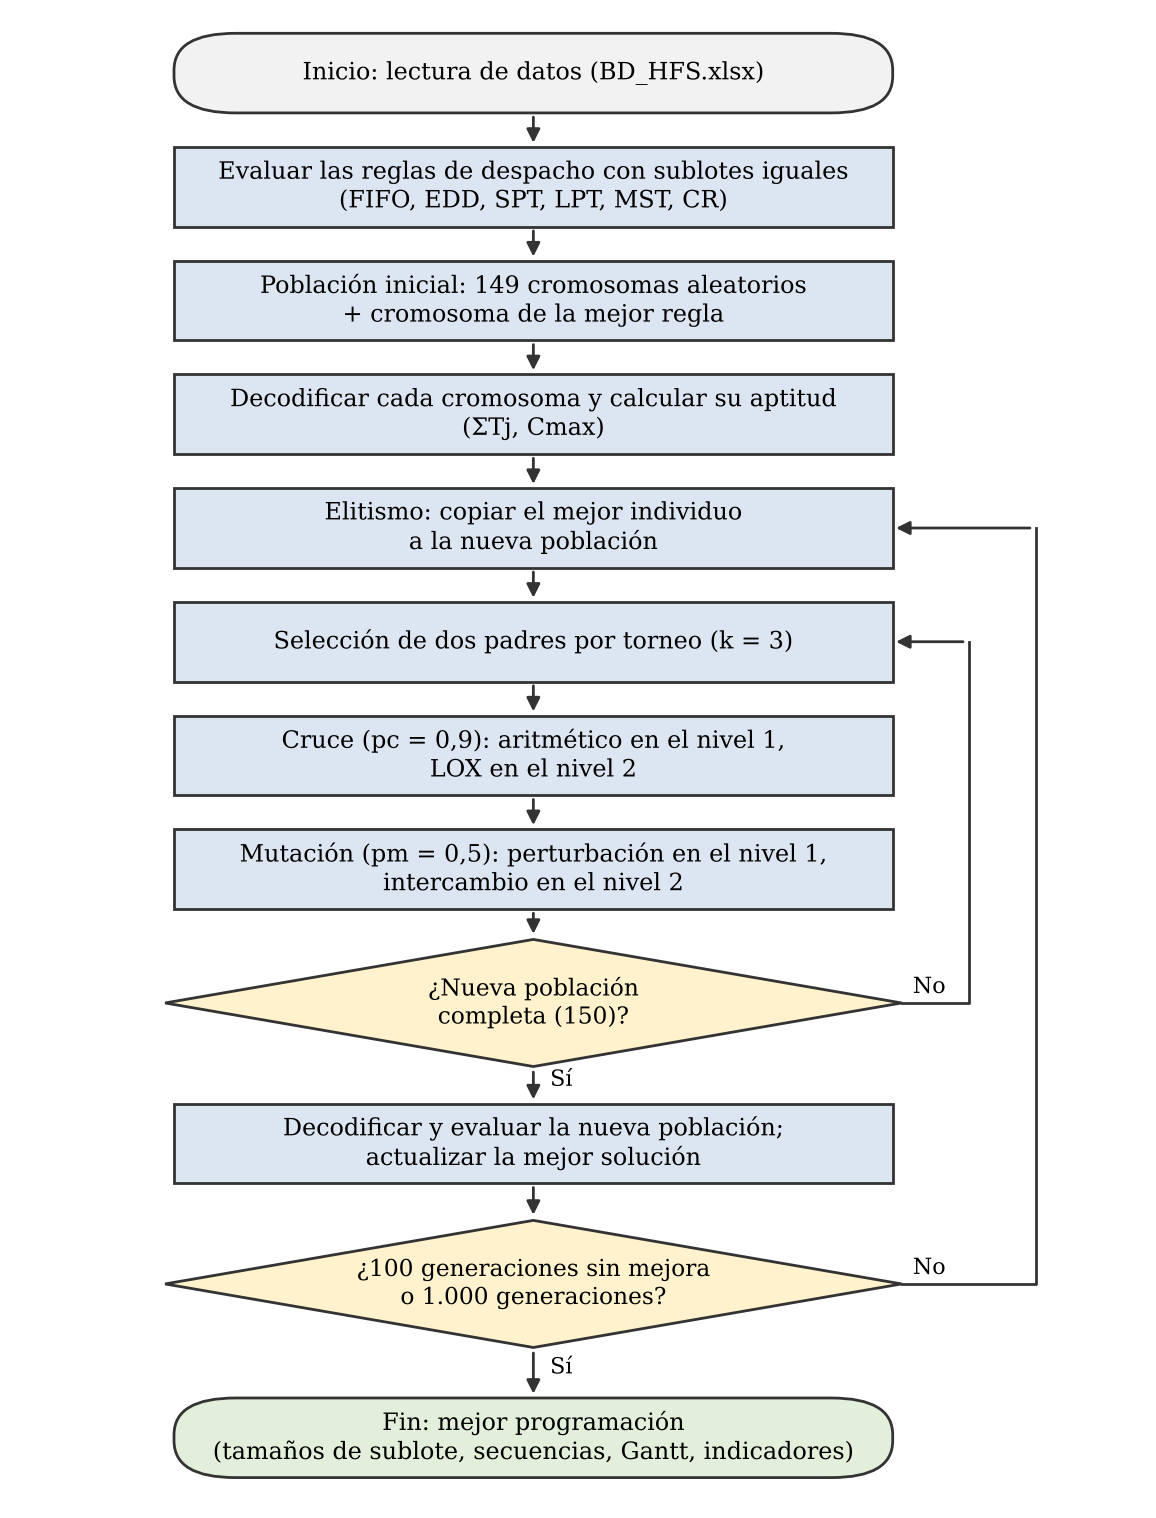

Here is the Python script that generated this plot:
# Diagrama de flujo del algoritmo genético (figura del documento)
import matplotlib
matplotlib.use('Agg')
import matplotlib.pyplot as plt
from matplotlib.patches import FancyBboxPatch, Polygon

fig, ax = plt.subplots(figsize=(7.2, 9.6))
ax.set_xlim(0, 10); ax.set_ylim(2.7, 24.8); ax.axis('off')
X, W, H = 4.6, 6.4, 1.15
AZUL, GRIS, VERDE = '#DCE6F2', '#F2F2F2', '#E2EFDA'

def caja(y, texto, color=AZUL, w=W, redonda=False):
    est = 'round,pad=0.02,rounding_size=0.55' if redonda else 'square,pad=0.02'
    ax.add_patch(FancyBboxPatch((X - w / 2, y - H / 2), w, H, boxstyle=est,
                                fc=color, ec='#333333', lw=1))
    ax.text(X, y, texto, ha='center', va='center', fontsize=8.6, family='serif')

def rombo(y, texto, w=6.6, h=1.9):
    ax.add_patch(Polygon([(X, y + h / 2), (X + w / 2, y), (X, y - h / 2), (X - w / 2, y)],
                         closed=True, fc='#FFF2CC', ec='#333333', lw=1))
    ax.text(X, y, texto, ha='center', va='center', fontsize=8.4, family='serif')

def flecha(x1, y1, x2, y2, txt=None, txt_pos=None):
    ax.annotate('', xy=(x2, y2), xytext=(x1, y1),
                arrowprops=dict(arrowstyle='-|>', color='#333333', lw=1))
    if txt:
        ax.text(*(txt_pos or ((x1 + x2) / 2 + 0.15, (y1 + y2) / 2)), txt, fontsize=8, family='serif')

ys = [24.0, 22.3, 20.6, 18.9, 17.2, 15.5, 13.8, 12.1, 10.1, 8.0, 5.9, 3.6]
caja(ys[0], 'Inicio: lectura de datos (BD_HFS.xlsx)', GRIS, redonda=True)
caja(ys[1], 'Evaluar las reglas de despacho con sublotes iguales\n(FIFO, EDD, SPT, LPT, MST, CR)')
caja(ys[2], 'Población inicial: 149 cromosomas aleatorios\n+ cromosoma de la mejor regla')
caja(ys[3], 'Decodificar cada cromosoma y calcular su aptitud\n(ΣTj, Cmax)')
caja(ys[4], 'Elitismo: copiar el mejor individuo\na la nueva población')
caja(ys[5], 'Selección de dos padres por torneo (k = 3)')
caja(ys[6], 'Cruce (pc = 0,9): aritmético en el nivel 1,\nLOX en el nivel 2')
caja(ys[7], 'Mutación (pm = 0,5): perturbación en el nivel 1,\nintercambio en el nivel 2')
rombo(ys[8], '¿Nueva población\ncompleta (150)?')
caja(ys[9], 'Decodificar y evaluar la nueva población;\nactualizar la mejor solución')
rombo(ys[10], '¿100 generaciones sin mejora\no 1.000 generaciones?')
caja(ys[11], 'Fin: mejor programación\n(tamaños de sublote, secuencias, Gantt, indicadores)', VERDE, redonda=True)

for a, b in zip(ys[:8], ys[1:9]):
    off = 1.9 / 2 if b == ys[8] else H / 2
    flecha(X, a - H / 2, X, b + off)
flecha(X, ys[8] - 0.95, X, ys[9] + H / 2, 'Sí')
flecha(X, ys[9] - H / 2, X, ys[10] + 0.95)
flecha(X, ys[10] - 0.95, X, ys[11] + H / 2, 'Sí')
# Retornos
xr1 = X + 3.3 + 0.6
ax.plot([X + 3.3, xr1, xr1], [ys[8], ys[8], ys[5]], color='#333333', lw=1)
flecha(xr1, ys[5], X + W / 2, ys[5])
ax.text(X + 3.4, ys[8] + 0.15, 'No', fontsize=8, family='serif')
xr2 = X + 3.3 + 1.2
ax.plot([X + 3.3, xr2, xr2], [ys[10], ys[10], ys[4]], color='#333333', lw=1)
flecha(xr2, ys[4], X + W / 2, ys[4])
ax.text(X + 3.4, ys[10] + 0.15, 'No', fontsize=8, family='serif')
fig.savefig('diagrama_ag.png', dpi=200, bbox_inches='tight')
